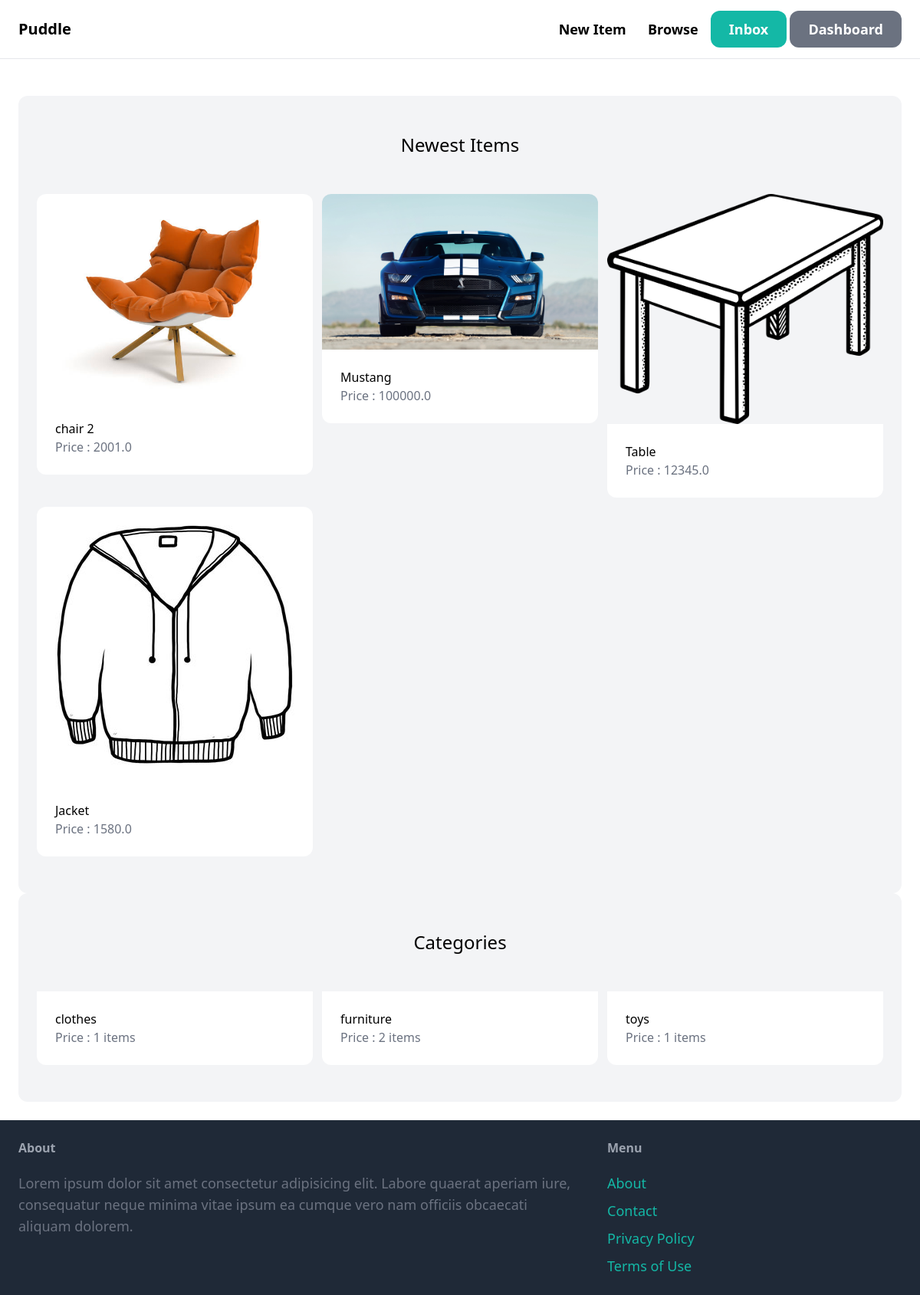
The app's page / (signed in) with its own data.
### item/models.py (models this page shows, shortened)
class Item(models.Model):
    category = models.ForeignKey(Category, related_name = 'items', on_delete=models.CASCADE)
    name = models.CharField(max_length=255)
    description = models.TextField(blank = True, null = True)
    price = models.FloatField()
    image = models.ImageField(upload_to = 'item_images', blank = True, null = True)
    is_sold = models.BooleanField(default = False)
    created_by = models.ForeignKey(User, related_name = 'items' ,on_delete = models.CASCADE)
    creaetd_at = models.TimeField( auto_now_add=True)

class Category(models.Model):
    name = models.CharField(max_length=255)
    class Meta:
        ordering = ('name',)
        verbose_name_plural = "Categories"

### core/views.py (the view)
# urls.py: path('', views.index, name = 'index')
def index(request):
    items = Item.objects.filter(is_sold = False)[0:6]
    categories = Category.objects.all()
    return render(request, "core/index.html", {
        'categories':categories,
        'items':items,
    })

### core/templates/core/index.html (shortened to what this page needs)
{% extends 'core/base.html' %}
{% block content %}
    <div class="mt-6 px-6 py-12 bg-gray-100 rounded-xl">
        <h2 class="mb-12 text-2xl text-center"> Newest Items</h2>
        <div class="grid grid-cols-3 gap-3">
            {% for item in items %}
                <div>
                    <a href="{% url 'item:detail' item.id %}">
                        <div>
                            <img src="{{ item.image.url }}" class = "rounded-t-xl">
                        </div>
                        <div class="p-6 bg-white rounded-b-xl">
                            <h2 class="text2xl"> {{item.name}} </h2>
                            <p class="text-gray-500">Price : {{item.price}} </p>
                        </div>
                    </a>
                </div>
            {%endfor%}
        </div>
    </div>
    <div class="mt6 px-6 py-12 bg-gray-100 rounded-xl">
        <h2 class="mb-12 text-2xl text-center"> Categories</h2>
        <div class="grid grid-cols-3 gap-3">
            {% for category in categories %}
            <div>
                <a href="#">
                    <div class="p-6 bg-white rounded-b-xl">
                        <h2 class="text2xl"> {{category.name}} </h2>
                        <p class="text-gray-500">Price : {{ category.items.count }} items</p>
                    </div>
                </a>
            </div>
            {%endfor%}
        </div>
    </div>
{% endblock%}

### records on screen
Item: image (picture), name "chair 2", price "2001.0"
Item: image (picture), name "Mustang", price "100000.0"
Item: image (picture), name "Table", price "12345.0"
Item: image (picture), name "Jacket", price "1580.0"
Category: name "clothes", items.count "1"
Category: name "furniture", items.count "2"
Category: name "toys", items.count "1"
